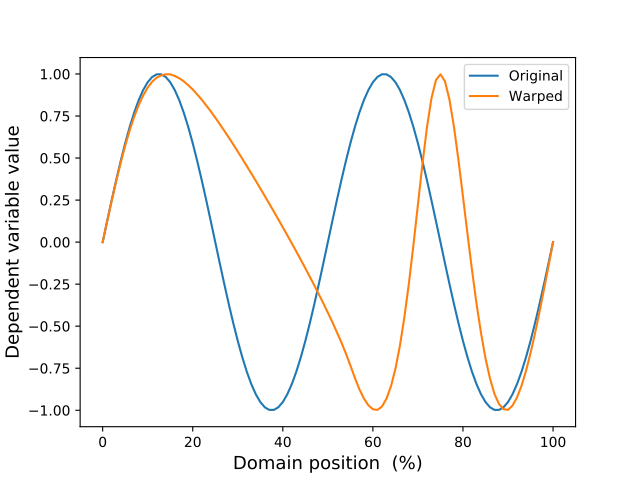

The Python source for this figure:
import numpy as np
from matplotlib import pyplot as plt
import mwarp1d

#define warp:
Q    = 101                      #domain size
warp = mwarp1d.ManualWarp1D(Q)  #constrained Gaussian kernel warp object
warp.set_center(0.25)           #relative warp center (0 to 1)
warp.set_amp(0.5)               #relative warp amplitude (-1 to 1)
warp.set_head(0.2)              #relative warp head (0 to 1)
warp.set_tail(0.2)              #relative warp tail (0 to 1)

#apply warp:
y    = np.sin( np.linspace(0, 4*np.pi, Q) )  #an arbitary 1D observation
yw   = warp.apply_warp(y)                    #warped 1D observation

#plot:
plt.figure()
ax = plt.axes()
ax.plot(y, label='Original')
ax.plot(yw, label='Warped')
ax.legend()
ax.set_xlabel('Domain position  (%)', size=13)
ax.set_ylabel('Dependent variable value', size=13)
plt.show()
